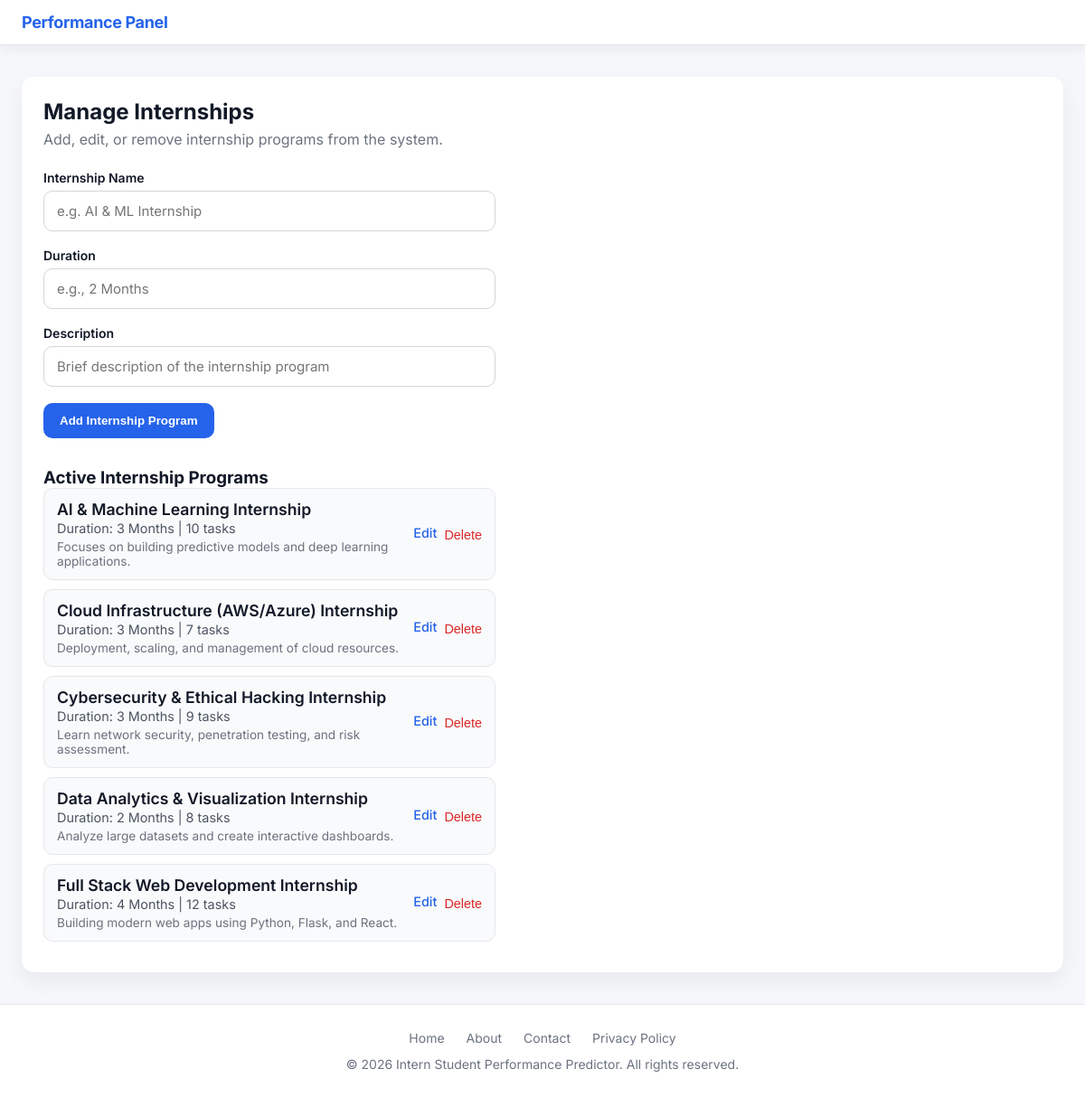
The app's page /admin/add-course (signed in) with its own data.
### tables this page shows
CREATE TABLE courses (
            id INTEGER PRIMARY KEY AUTOINCREMENT,
            name TEXT UNIQUE NOT NULL,
            total_expected_tasks INTEGER DEFAULT 10 -- New: For course completion calculation
        , description TEXT, duration TEXT);

### admin_routes.py (the view, shortened to what this page needs)
@admin_bp.route("/add-course", methods=["GET", "POST"], endpoint="add_courses")
def add_courses():
    if not is_admin_logged_in():
        return redirect(url_for("auth.login"))
    conn = sqlite3.connect(DATABASE)
    cursor = conn.cursor()
    cursor.execute(
        "SELECT id, name, total_expected_tasks, description, duration FROM courses ORDER BY name"
    )
    existing_courses = cursor.fetchall()
    conn.close()
    return render_template(
        "add_courses.html",
        username=session["username"],
        existing_courses=existing_courses,
    )

### admin_routes.py (called while the page is built, shortened)
@admin_bp.app_context_processor
def inject_pending_counts():
    if not session.get("logged_in") or session.get("role") != "admin":
        return dict(pending_counts={})

### database.py (called while the page is built)
def is_admin_logged_in() -> bool:
    return session.get("role") == "admin"

### templates/add_courses.html (shortened to what this page needs)
<!DOCTYPE html>
<html lang="en">
<head>
    <link rel="stylesheet" href="{{ url_for('static', filename='css/style.css') }}">
</head>
<body data-role="{{ session.get('role', 'intern') }}">
    <header class="header">
        <div class="container">
            <div class="flex">
                <span class="header-brand">Performance Panel</span>
            </div>
        </div>
    </header>
    <main class="main-content">
        <div class="container">
            <div class="card">
                <h2>Manage Internships</h2>
                <p class="subtitle">Add, edit, or remove internship programs from the system.</p>
                <form method="POST" class="modern-form replace-history">
                    <div class="form-group">
                        <label for="course_name">Internship Name</label>
                        <input type="text" id="course_name" name="course_name" required
                            placeholder="e.g. AI & ML Internship">
                    </div>
                    <div class="form-group">
                        <label for="duration">Duration</label>
                        <input type="text" id="duration" name="duration" placeholder="e.g., 2 Months">
                    </div>
                    <div class="form-group">
                        <label for="description">Description</label>
                        <input type="text" id="description" name="description"
                            placeholder="Brief description of the internship program">
                    </div>
                    <button type="submit" class="btn-primary">
                        Add Internship Program
                    </button>
                </form>
                <div class="info-section">
                    <h3>Active Internship Programs</h3>
                    {% if existing_courses %}
                    <ul class="course-list">
                        {% for course in existing_courses %}
                        <li style="display: flex; justify-content: space-between; align-items: center;">
                            <div>
                                <div style="font-weight: 600; font-size: 1.1em;">{{ course[1] }}</div>
                                <div style="font-size: 0.9em; color: #4b5563; margin-top: 2px;">
                                    {% if course[4] %}Duration: {{ course[4] }} | {% endif %}
                                    {{ course[2] }} tasks
                                </div>
                                {% if course[3] %}
                                <div style="font-size: 0.85em; color: #6b7280; margin-top: 4px;">{{ course[3] }}</div>
                                {% endif %}
                            </div>
                            <div style="display: flex; gap: 8px;">
                                <a href="{{ url_for('admin.edit_course', course_id=course[0]) }}"
                                    style="color: #2563eb; text-decoration: none; font-size: 0.9em; font-weight: 500;">
                                    Edit
                                </a>
                                <form action="{{ url_for('admin.delete_course', course_id=course[0]) }}" method="POST"
                                    style="display: inline;" class="replace-history"
                                    onsubmit="return confirm('Are you sure you want to delete this course?');">
                                    <button type="submit"
                                        style="background: none; border: none; color: #dc2626; cursor: pointer; font-size: 0.9em; font-weight: 500; padding: 0;">
                                        Delete
                                    </button>
                                </form>
                            </div>
                        </li>
                        {% endfor %}
                    </ul>
                    {% else %}
                    <p class="text-muted">No courses added yet.</p>
                    {% endif %}
                </div>
            </div>
        </div>
    </main>
    <footer class="footer">
        <div class="container">
            <div class="footer-links">
                <a href="{{ url_for('auth.index') }}">Home</a>
                <a href="{{ url_for('auth.about') }}">About</a>
                <a href="{{ url_for('auth.contact') }}">Contact</a>
                <a href="#">Privacy Policy</a>
            </div>
            <p>&copy; 2026 Intern Student Performance Predictor. All rights reserved.</p>
        </div>
    </footer>
    <div class="fab-container">
    </div>
</body>
</html>

### static/css/style.css (style rules this page uses)
:root { --bg-main: #f5f7fb; --bg-secondary: #ffffff; --card-bg: #ffffff; --border-color: #e5e7eb; --text-primary: #111827; --text-secondary: #6b7280; --primary: #2563eb; --primary-light: #3b82f6; --success: #10b981; --warning: #f59e0b; --danger: #ef4444; --purple: #8b5cf6; --teal: #14b8a6; --pink: #ec4899; --gray: #9ca3af; --radius-sm: 8px; --radius-md: 14px; --radius-lg: 20px; --shadow-sm: 0 4px 12px rgba(0, 0, 0, 0.06); --shadow-md: 0 10px 30px rgba(0, 0, 0, 0.08); --font-main: 'Inter', system-ui, sans-serif; }
* { margin: 0; padding: 0; box-sizing: border-box; }
body { font-family: var(--font-main); background: var(--bg-main); color: var(--text-primary); min-height: 100vh; display: flex; flex-direction: column; }
.container { max-width: 1400px; margin: 0 auto; padding: 0 24px; }
.header { background: var(--card-bg); border-bottom: 1px solid var(--border-color); box-shadow: var(--shadow-sm); position: sticky; top: 0; z-index: 100; }
.header .container { padding-top: 14px; padding-bottom: 14px; }
.header .flex { display: flex; align-items: center; justify-content: space-between; flex-wrap: wrap; gap: 16px; }
.header-brand { font-size: 18px; font-weight: 700; color: var(--primary); letter-spacing: -0.02em; }
.btn-primary { background: var(--primary); color: #fff; }
.footer { margin-top: auto; background: var(--card-bg); border-top: 1px solid var(--border-color); padding: 28px 0; text-align: center; color: var(--text-secondary); font-size: 14px; }
.footer-links { display: flex; justify-content: center; gap: 24px; margin-bottom: 12px; }
.footer-links a { color: var(--text-secondary); text-decoration: none; }
.fab-container { position: fixed; bottom: 24px; right: 24px; display: flex; flex-direction: column; gap: 10px; z-index: 50; }
.main-content { padding: 35px 0; }
.subtitle { margin-top: 6px; color: var(--text-secondary); }
.card { background: #fff; padding: 20px; border-radius: 14px; box-shadow: 0 6px 20px rgba(0, 0, 0, 0.06); }
.form-group { margin-bottom: 18px; }
.form-group label { display: block; margin-bottom: 6px; font-weight: 600; font-size: 14px; }
.form-group input, .form-group select, .form-group textarea { width: 100%; padding: 10px 12px; border-radius: 8px; border: 1px solid #d1d5db; font-size: 14px; font-family: inherit; }

### templates/add_courses.html (style rules this page uses)
.subtitle { color: #6b7280; margin-bottom: 24px; }
.card { background: #ffffff; padding: 24px; border-radius: 14px; box-shadow: 0 10px 25px rgba(0, 0, 0, 0.06); }
.modern-form { max-width: 500px; margin-bottom: 32px; }
.form-group { display: flex; flex-direction: column; margin-bottom: 18px; }
.form-group label { font-weight: 600; margin-bottom: 6px; }
.form-group input { padding: 12px 14px; border-radius: 10px; border: 1px solid #d1d5db; font-size: 15px; }
.btn-primary { background: #2563eb; color: #ffffff; border: none; padding: 12px 18px; border-radius: 10px; font-weight: 600; cursor: pointer; }
.course-list { list-style: none; padding: 0; max-width: 500px; }
.course-list li { padding: 12px 14px; background: #f9fafb; border-radius: 10px; margin-bottom: 10px; border: 1px solid #e5e7eb; }
.info-section { margin-top: 30px; }

### records on screen
courses: name "AI & Machine Learning Internship", duration "3 Months", total_expected_tasks "10", description "Focuses on building predictive models and deep learning applications."
courses: name "Cloud Infrastructure (AWS/Azure) Internship", duration "3 Months", total_expected_tasks "7", description "Deployment, scaling, and management of cloud resources."
courses: name "Cybersecurity & Ethical Hacking Internship", duration "3 Months", total_expected_tasks "9", description "Learn network security, penetration testing, and risk assessment."
courses: name "Data Analytics & Visualization Internship", duration "2 Months", total_expected_tasks "8", description "Analyze large datasets and create interactive dashboards."
courses: name "Full Stack Web Development Internship", duration "4 Months", total_expected_tasks "12", description "Building modern web apps using Python, Flask, and React."
